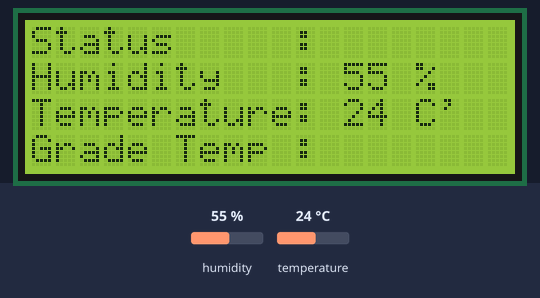
The sketch below on a simulated ESP8266 (NodeMCU). Parts: 20×4 character LCD. The test bench sets the inputs (shaded band); at power-on: humidity 55 %, temperature 24 °C.

Above: at 1.4 s.
1.5 s: humidity set to 22 %
At 2.7 s:
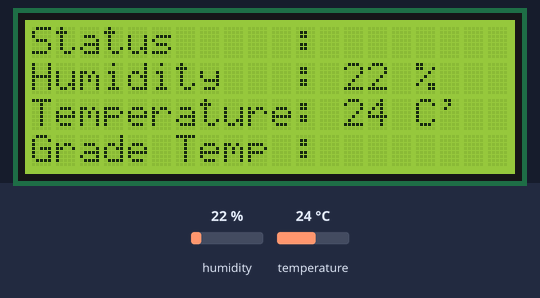
4.2 s: temperature set to 12 °C
At 5.2 s:
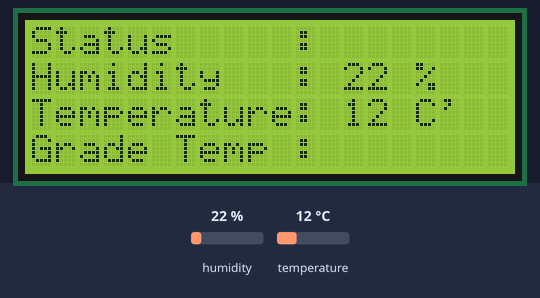
6.9 s: humidity set to 40 %
At 9.0 s:
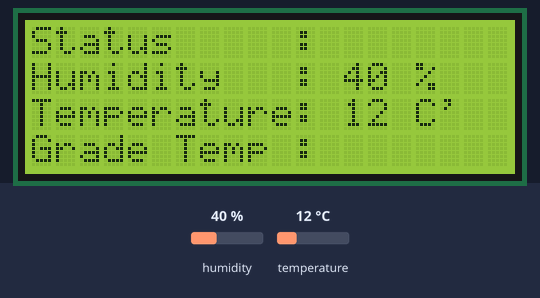
9.8 s: temperature set to 19 °C
Timing chart, 0 to 12.8 s (numbered marks = the images above; inputs shaded):
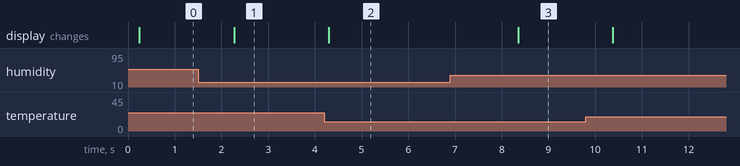

Measured:
- after the input at 1.5 s, the display: changes after 0.77 s (image 1)
- after the input at 4.2 s, the display: changes after 0.10 s (image 2)
- after the input at 6.9 s, the display: changes after 1.5 s (image 3)

The sketch:

sketch_may20a.ino
```cpp
#include <DHT.h>
#include <Wire.h>
#include <LiquidCrystal_I2C.h>

LiquidCrystal_I2C lcd(0x27, 20, 4);
// Uncomment one of the lines below for whatever DHT sensor type you're using!
//#define DHTTYPE DHT11   // DHT 11
//#define DHTTYPE DHT21   // DHT 21 (AM2301)
#define DHTTYPE DHT11   // DHT 22  (AM2302), AM2321

// DHT Sensor
uint8_t DHTPin = D4;

// Initialize DHT sensor.
DHT dht(DHTPin, DHTTYPE);

int Temperature;
int Humidity;

void setup() {
  Serial.begin(115200);
  delay(100);
  // initialize the LCD
  lcd.begin();

  // Turn on the blacklight and print a message.
  lcd.backlight();
  pinMode(DHTPin, INPUT);
  lcd.setCursor(0,0);
  lcd.print("Status     :");
  lcd.setCursor(0,1);
  lcd.print("Humidity   :");
  lcd.setCursor(0,2);
  lcd.print("Temperature:");
  lcd.setCursor(0,3);
  lcd.print("Grade Temp :");

  dht.begin();
}
void loop() {
  Temperature = dht.readTemperature();
  Humidity = dht.readHumidity();
  lcd.setCursor(13,1);
  lcd.print(Humidity);
  lcd.setCursor(16,1);
  lcd.print("%");
  lcd.setCursor(13,2);
  lcd.print(Temperature);
  lcd.setCursor(16,2);
  lcd.print("C'");
}
```
